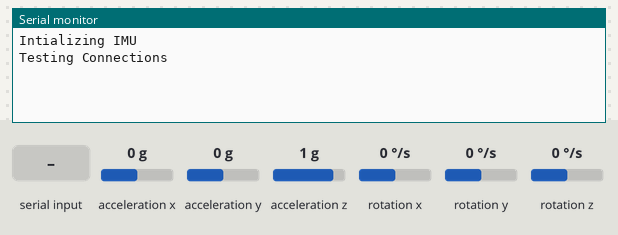
Bench run of a sketch on a simulated Arduino Uno, built with avr-gcc and run on an emulated ATmega328P. On the bench: the last lines printed to the serial monitor. Wiring (inferred from the names in the program): MPU-6050 motion sensor at I2C address 0x68. The test bench sets the inputs (shaded band); at power-on: rotation x 0 °/s, acceleration x 0 g, acceleration y 0 g, rotation y 0 °/s, acceleration z 1 g, rotation z 0 °/s.

Above: at 1.2 s.
1.3 s: "c" received over the second serial link
At 2.3 s:
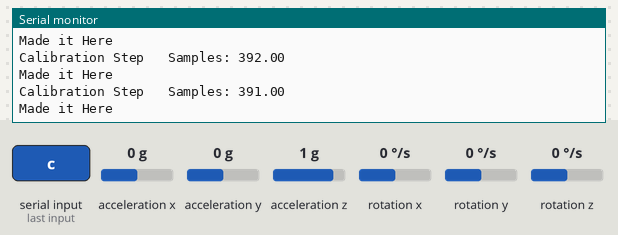
2.8 s: rotation x set to 12 °/s
At 3.9 s:
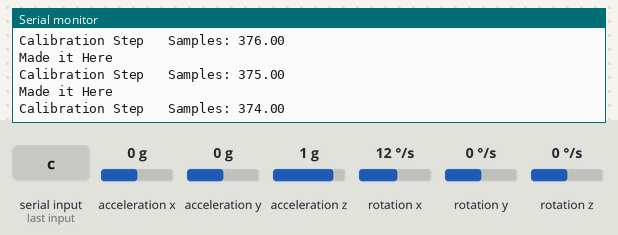
5.8 s: acceleration x set to -1.4 g
At 6.7 s:
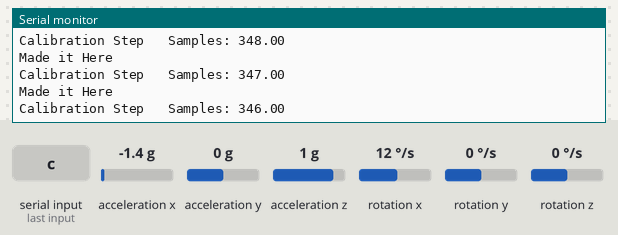
8.8 s: acceleration y set to 0.8 g
At 8.99 s:
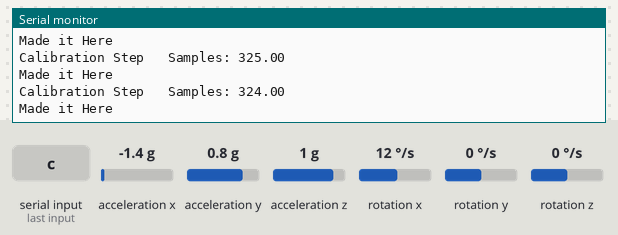
11.8 s: "t" received over the second serial link
At 12.25 s:
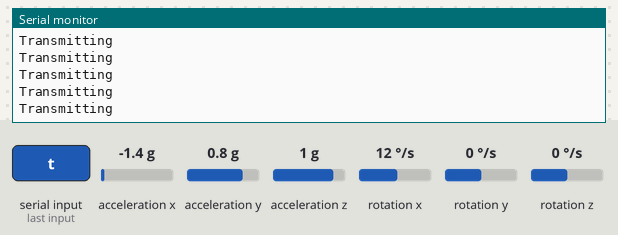
13.3 s: rotation y set to 100 °/s
Timing chart, 0 to 16.3 s (numbered marks = the images above; inputs shaded):
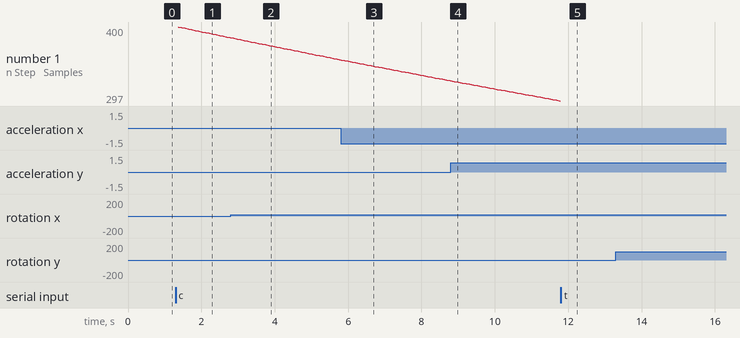

Measured:
- after the input at 1.3 s, the serial monitor: prints a new line at once (image 1)
- after the input at 11.8 s, the serial monitor: prints a new line at once (image 5)

The sketch:

BluetoothTest.ino
```cpp
/*
   Created by Derek DeLizo
   TX -> D2
   RX -> D3
*/
#include <SoftwareSerial.h>
#include<Wire.h>
#include "I2Cdev.h"
#include "MPU6050.h"

MPU6050 accelgyro;

const int MPU_addr = 0x68; // I2C address of the MPU-6050
int16_t AcX, AcY, AcZ, Tmp, GyX, GyY, GyZ;
float AcXCal, AcYCal, AcZCal, GyXCal, GyYCal, GyZCal;
float samples;
int baudrate = 9600;
int i = 0;
bool isLinked;
bool isCalibrating;
bool isTransmitting;
bool xCal;
int atOrigin;
int pressStrength;
int countdown;
int buttonState = 0;
int fingerTap = 0;
SoftwareSerial mySerial(2, 3);

void setup()
{
  Serial.begin(baudrate);
  mySerial.begin(baudrate);
  Serial.println("Intializing IMU");
  InitIMU();
  //accelgyro.initialize();
  Serial.println("Testing Connections");
  //Serial.println(accelgyro.testConnection() ? "MPU6050 connection successful" : "MPU6050 connection failed");
  isTransmitting = false;
  isCalibrating = false;
  samples = 400;
  countdown = 5;
  atOrigin = 0;
  xCal = false;
  pinMode(7, INPUT_PULLUP);
}

void InitIMU(){
  Wire.begin();
  Wire.beginTransmission(MPU_addr);
  Wire.write(0x6B);  // PWR_MGMT_1 register
  Wire.write(0);     // set to zero (wakes up the MPU-6050)
  Wire.endTransmission(true);
}

void loop()
{
  //buttonState = digitalRead(7);
//  if(!(buttonState == LOW)){
//    atOrigin = 1;
//  }
  if (isTransmitting) {
    Serial.println("Transmitting");
    if (countdown <= 0) {
      digitalWrite(6, HIGH);
      AcXCal /= 5;
      AcYCal /= 5;
      AcZCal /= 5;
      GyXCal /= 5;
      GyYCal /= 5;
      GyZCal /= 5;
      SendData(AcXCal, AcYCal, AcZCal, GyXCal, GyYCal, GyZCal);
      AcXCal = 0;
      AcYCal = 0;
      AcZCal = 0;
      GyXCal = 0;
      GyYCal = 0;
      GyZCal = 0;
      atOrigin = 0;
      fingerTap = 0;
      countdown = 5;
    } else {
      ReadData();
      //accelgyro.getMotion6(&AcX, &AcY, &AcZ, &GyX, &GyY, &GyZ);
      //accelgyro.resetFIFO();
      AcXCal += AcX;
      AcYCal += AcY;
      AcZCal += AcZ;
      GyXCal += GyX;
      GyYCal += GyY;
      GyZCal += GyZ;
      countdown--;
    }
  }

  if (isCalibrating) {
    Serial.println("Made it Here");
    if (samples <= 0) {
      Serial.println("Calibration Complete");
      mySerial.write('d');
      //isTransmitting = true;
      isCalibrating = false;
      digitalWrite(6, HIGH);
    } else if (samples <= 500) {
      Serial.println("Calibration Step   Samples: " + String(samples));
      //accelgyro.getMotion6(&AcX, &AcY, &AcZ, &GyX, &GyY, &GyZ);
      //accelgyro.resetFIFO();
      ReadData();
      SendData(AcX, AcY, AcZ, GyX, GyY, GyZ);
      samples--;
    } else {
      samples--;
      Serial.println(samples);
      //mySerial.write('c');
    }
  }

  if (mySerial.available()) {
    Serial.println("GO");
    char in = mySerial.read();
    switch (in) {
      case 'c':
        Serial.println("Preparing Data");
        isCalibrating = true;
        samples = 400;
        isTransmitting = false;
        break;
      case 't':
        Serial.println("Transmitting Data");
        isTransmitting = true;
        isCalibrating = false;
        break;
      case 'd':
        Serial.println("Done");
        isTransmitting = false;
        isCalibrating = false;
        break;
    }
  }

  delay(50);
}

void ReadData(){
  Wire.beginTransmission(MPU_addr);
  Wire.write(0x3B);  // starting with register 0x3B (ACCEL_XOUT_H)
  Wire.endTransmission(false);
  Wire.requestFrom(MPU_addr,14,true);  // request a total of 14 registers
  AcX=Wire.read()<<8|Wire.read();  // 0x3B (ACCEL_XOUT_H) & 0x3C (ACCEL_XOUT_L)
  AcY=Wire.read()<<8|Wire.read();  // 0x3D (ACCEL_YOUT_H) & 0x3E (ACCEL_YOUT_L)
  AcZ=Wire.read()<<8|Wire.read();  // 0x3F (ACCEL_ZOUT_H) & 0x40 (ACCEL_ZOUT_L)
  Tmp=Wire.read()<<8|Wire.read();  // 0x41 (TEMP_OUT_H) & 0x42 (TEMP_OUT_L)
  GyX=Wire.read()<<8|Wire.read();  // 0x43 (GYRO_XOUT_H) & 0x44 (GYRO_XOUT_L)
  GyY=Wire.read()<<8|Wire.read();  // 0x45 (GYRO_YOUT_H) & 0x46 (GYRO_YOUT_L)
  GyZ=Wire.read()<<8|Wire.read();  // 0x47 (GYRO_ZOUT_H) & 0x48 (GYRO_ZOUT_L)
}

void SendData(float Ax, float Ay, float Az, float Gx, float Gy, float Gz) {
  String data = String(Ax) + "," + String(Ay) + "," + String(Az) + "," + String(Gx) + "," + String(Gy) + "," + String(Gz) + "," + String(atOrigin) + "," + String(fingerTap) + "_";
  int bufLength = data.length() + 1;
  char dataBuff[bufLength];
  data.toCharArray(dataBuff, bufLength);
  mySerial.write(dataBuff, bufLength);
}
```
